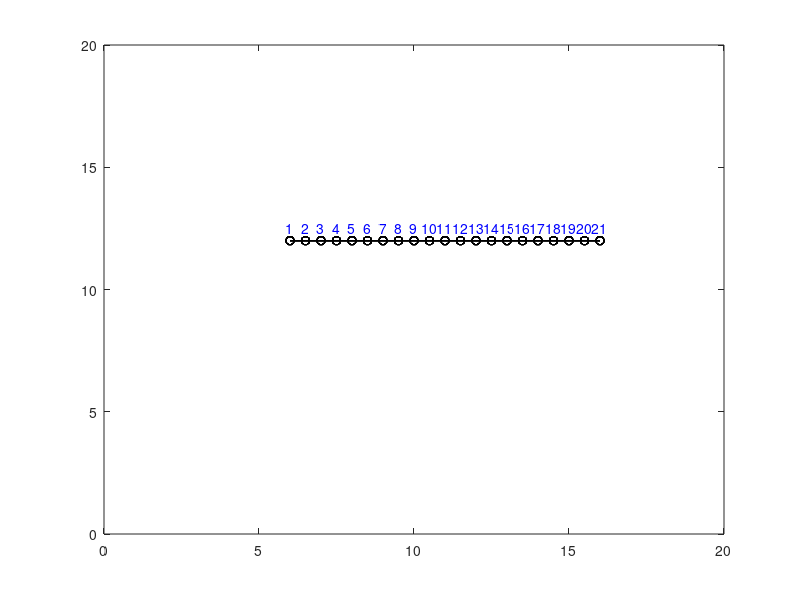

MATLAB code to generate this figure:
N = 20;

x = linspace(6, 16, N+1);
y = 12 * ones(N+1);

plot(x, y, 'o-', 'Color', 'black');
hold on


for i = 1:length(x)
    text(x(i), y(i)+0.5, num2str(i), 'HorizontalAlignment','center','FontSize', 10, 'Color', 'blue');
end

axis([0 20 0 20]);


hold off
